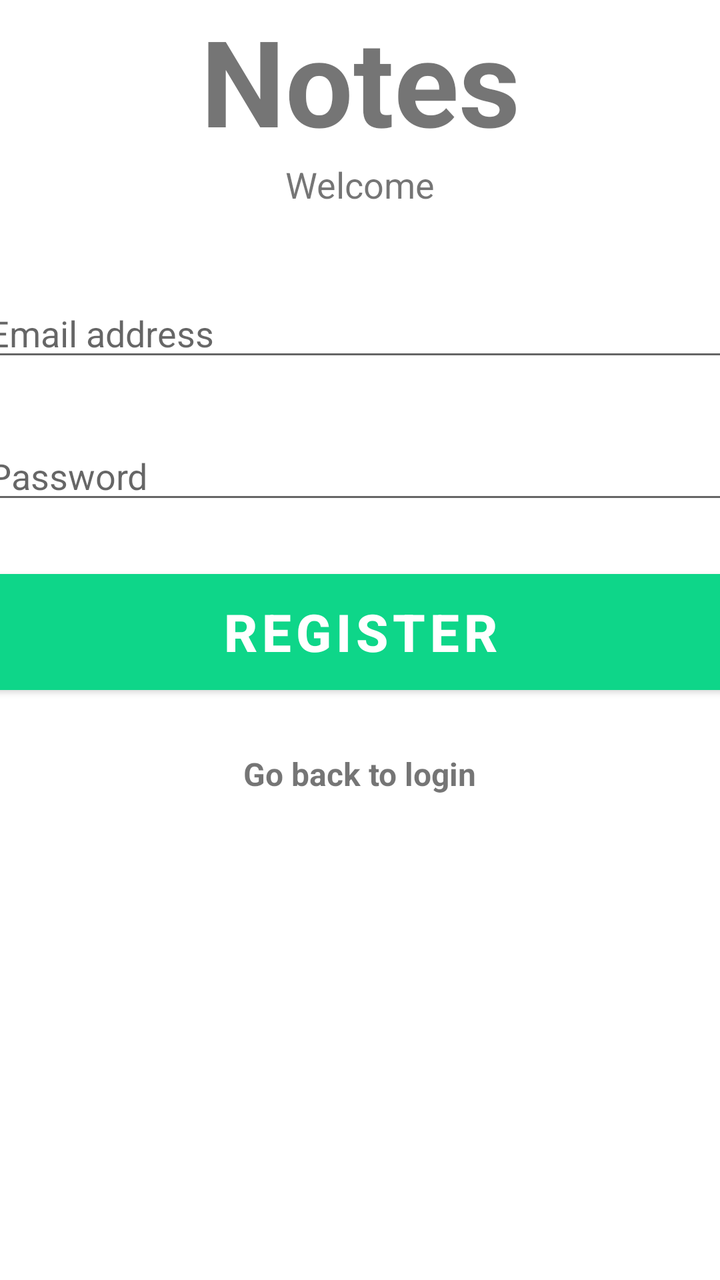
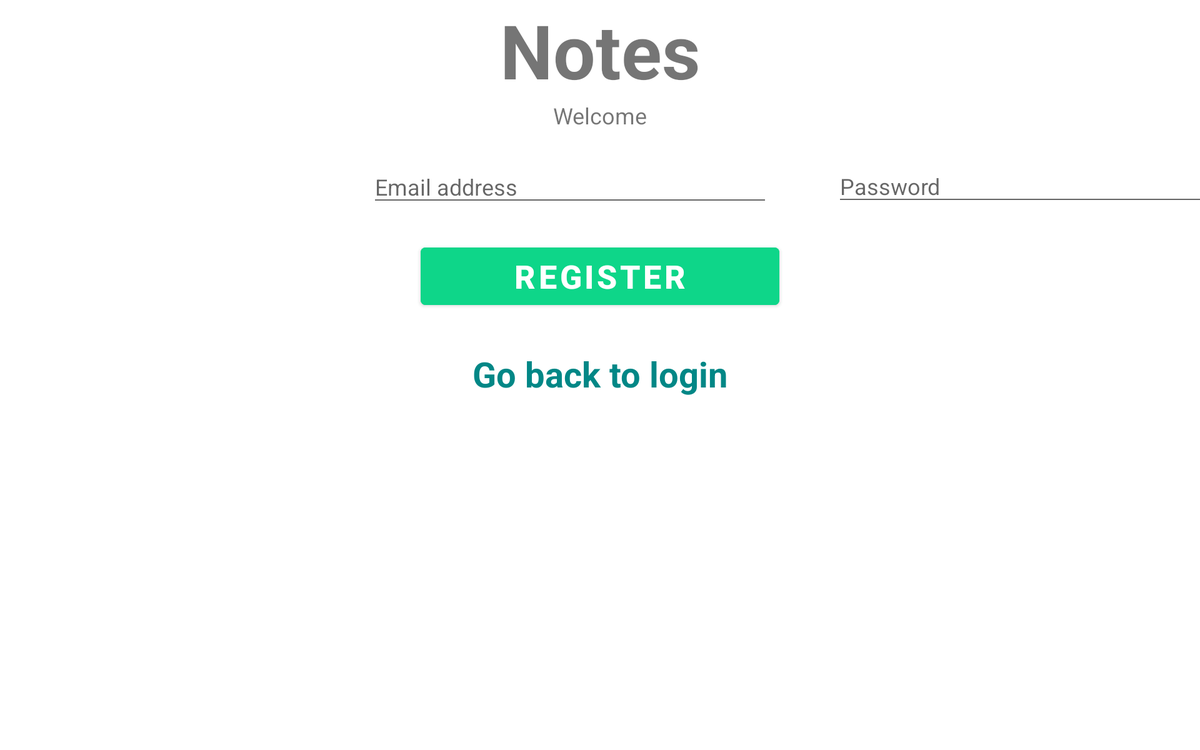

An Android layout and its configuration variant, each rendered on a device that would load it. The default file and the variant file are quoted in full after the pictures.
<!-- AndroidManifest.xml: application theme Theme.PMPProject -->
<!-- res/layout/activity_register.xml -->
<?xml version="1.0" encoding="utf-8"?>
<androidx.constraintlayout.widget.ConstraintLayout xmlns:android="http://schemas.android.com/apk/res/android"
    xmlns:app="http://schemas.android.com/apk/res-auto"
    xmlns:tools="http://schemas.android.com/tools"
    android:layout_width="match_parent"
    android:layout_height="match_parent"
    tools:context=".RegisterActivity">

    <TextView
        android:id="@+id/banner"
        android:layout_width="match_parent"
        android:layout_height="wrap_content"
        android:text="@string/banner"
        android:textSize="60sp"
        android:textAlignment="center"
        android:textStyle="bold"
        app:layout_constraintLeft_toLeftOf="parent"
        app:layout_constraintRight_toRightOf="parent"
        app:layout_constraintTop_toTopOf="parent" />

    <TextView
        android:id="@+id/bannerDescription"
        android:layout_width="wrap_content"
        android:layout_height="wrap_content"
        android:text="@string/banner_description"
        android:textSize="18sp"
        android:textAlignment="center"
        app:layout_constraintTop_toBottomOf="@+id/banner"
        app:layout_constraintLeft_toLeftOf="parent"
        app:layout_constraintRight_toRightOf="parent"/>

    <EditText
        android:id="@+id/email"
        android:layout_width="380dp"
        android:layout_height="wrap_content"
        android:ems="10"
        android:hint="@string/email_hint"
        android:inputType="textEmailAddress"
        app:layout_constraintLeft_toLeftOf="parent"
        app:layout_constraintRight_toRightOf="parent"
        app:layout_constraintTop_toBottomOf="@+id/bannerDescription"
        android:layout_marginTop="40dp"/>

    <EditText
        android:id="@+id/password"
        android:layout_width="380dp"
        android:layout_height="wrap_content"
        android:layout_marginTop="30dp"
        android:ems="10"
        android:hint="@string/password_hint"
        android:inputType="textPassword"
        app:layout_constraintLeft_toLeftOf="parent"
        app:layout_constraintRight_toRightOf="parent"
        app:layout_constraintTop_toBottomOf="@+id/email" />

    <Button
        android:id="@+id/register"
        android:layout_width="380dp"
        android:layout_height="70dp"
        android:layout_marginTop="24dp"
        android:backgroundTint="#0ED689"
        android:text="@string/register"
        android:textSize="26sp"
        android:textColor="#ffffff"
        android:textStyle="bold"
        app:layout_constraintLeft_toLeftOf="parent"
        app:layout_constraintRight_toRightOf="parent"
        app:layout_constraintTop_toBottomOf="@+id/password" />


    <TextView
        android:id="@+id/goBackToLogin"
        android:layout_width="wrap_content"
        android:layout_height="wrap_content"
        android:layout_marginTop="25dp"
        android:text="@string/go_to_login"
        android:textSize="16sp"
        android:textStyle="bold"
        app:layout_constraintLeft_toLeftOf="parent"
        app:layout_constraintRight_toRightOf="parent"
        app:layout_constraintTop_toBottomOf="@+id/register" />

    <ProgressBar
        android:id="@+id/progressBar"
        style="?android:attr/progressBarStyleLarge"
        android:layout_width="wrap_content"
        android:layout_height="wrap_content"
        android:layout_centerInParent="true"
        android:visibility="gone"
        tools:ignore="MissingConstraints"
        app:layout_constraintTop_toTopOf="parent"
        app:layout_constraintBottom_toBottomOf="parent"
        app:layout_constraintLeft_toLeftOf="parent"
        app:layout_constraintRight_toRightOf="parent"
        />

</androidx.constraintlayout.widget.ConstraintLayout>
<!-- resources referenced by this layout -->
<resources>
  <string name="banner" translatable="false">Notes</string>
  <string name="banner_description">Welcome</string>
  <string name="email_hint">Email address</string>
  <string name="go_to_login">Go back to login</string>
  <string name="password_hint">Password</string>
  <string name="register">Register</string>
  <style name="Theme.PMPProject" parent="Theme.MaterialComponents.DayNight.DarkActionBar">
          
          <item name="colorPrimary">@color/purple_500</item>
          <item name="colorPrimaryVariant">@color/purple_700</item>
          <item name="colorOnPrimary">@color/white</item>
          
          <item name="colorSecondary">@color/teal_200</item>
          <item name="colorSecondaryVariant">@color/teal_700</item>
          <item name="colorOnSecondary">@color/black</item>
          
          <item name="android:statusBarColor" tools:targetApi="l">?attr/colorPrimaryVariant</item>
          
      </style>
</resources>
<!-- res/layout-sw600dp/activity_register.xml (the repository's variant of the layout above) -->
<!-- drawn on a 7-inch tablet turned sideways -->
<?xml version="1.0" encoding="utf-8"?>
<androidx.constraintlayout.widget.ConstraintLayout xmlns:android="http://schemas.android.com/apk/res/android"
    xmlns:app="http://schemas.android.com/apk/res-auto"
    xmlns:tools="http://schemas.android.com/tools"
    android:layout_width="match_parent"
    android:layout_height="match_parent"
    tools:context=".RegisterActivity">

    <TextView
        android:id="@+id/banner"
        android:layout_width="match_parent"
        android:layout_height="wrap_content"
        android:text="@string/banner"
        android:textAlignment="center"
        android:textSize="60sp"
        android:textStyle="bold"
        app:layout_constraintLeft_toLeftOf="parent"
        app:layout_constraintRight_toRightOf="parent"
        app:layout_constraintTop_toTopOf="parent" />

    <TextView
        android:id="@+id/bannerDescription"
        android:layout_width="wrap_content"
        android:layout_height="wrap_content"
        android:text="@string/banner_description"
        android:textSize="18sp"
        android:textAlignment="center"
        app:layout_constraintTop_toBottomOf="@+id/banner"
        app:layout_constraintLeft_toLeftOf="parent"
        app:layout_constraintRight_toRightOf="parent"/>

    <EditText
        android:id="@+id/email"
        android:layout_width="320dp"
        android:layout_height="40dp"
        android:layout_marginLeft="296dp"
        android:layout_marginTop="24dp"
        android:ems="10"
        android:hint="@string/email_hint"
        android:inputType="textEmailAddress"
        app:layout_constraintLeft_toLeftOf="parent"
        app:layout_constraintTop_toBottomOf="@+id/bannerDescription" />

    <EditText
        android:id="@+id/password"
        android:layout_width="320dp"
        android:layout_height="40dp"
        android:layout_marginStart="52dp"
        android:layout_marginTop="48dp"
        android:layout_marginRight="36dp"
        android:ems="10"
        android:hint="@string/password_hint"
        android:inputType="textPassword"
        app:layout_constraintRight_toRightOf="parent"
        app:layout_constraintStart_toEndOf="@+id/email"
        app:layout_constraintTop_toBottomOf="@+id/banner" />

    <Button
        android:id="@+id/register"
        android:layout_width="287dp"
        android:layout_height="58dp"
        android:layout_marginLeft="15dp"
        android:layout_marginTop="24dp"
        android:layout_marginRight="15dp"
        android:backgroundTint="#0ED689"
        android:text="@string/register"
        android:textColor="#ffffff"
        android:textSize="26sp"
        android:textStyle="bold"
        app:layout_constraintLeft_toLeftOf="parent"
        app:layout_constraintRight_toRightOf="parent"
        app:layout_constraintTop_toBottomOf="@+id/password" />


    <TextView
        android:id="@+id/goBackToLogin"
        android:layout_width="wrap_content"
        android:layout_height="wrap_content"
        android:layout_marginTop="30dp"
        android:text="@string/go_to_login"
        android:textSize="28sp"
        android:textStyle="bold"
        android:textColor="@color/design_default_color_secondary_variant"
        app:layout_constraintLeft_toLeftOf="parent"
        app:layout_constraintRight_toRightOf="parent"
        app:layout_constraintTop_toBottomOf="@+id/register" />

    <ProgressBar
        android:id="@+id/progressBar"
        style="?android:attr/progressBarStyleLarge"
        android:layout_width="wrap_content"
        android:layout_height="wrap_content"
        android:layout_centerInParent="true"
        android:visibility="gone"
        tools:ignore="MissingConstraints"
        app:layout_constraintTop_toTopOf="parent"
        app:layout_constraintBottom_toBottomOf="parent"
        app:layout_constraintLeft_toLeftOf="parent"
        app:layout_constraintRight_toRightOf="parent"
        />

</androidx.constraintlayout.widget.ConstraintLayout>
